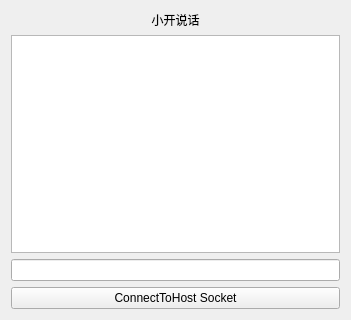
<?xml version="1.0" encoding="UTF-8"?>
<ui version="4.0">
 <class>SmartChaterWidget</class>
 <widget class="QWidget" name="SmartChaterWidget">
  <property name="geometry">
   <rect>
    <x>0</x>
    <y>0</y>
    <width>351</width>
    <height>320</height>
   </rect>
  </property>
  <property name="windowTitle">
   <string>SmartChaterWidget</string>
  </property>
  <layout class="QVBoxLayout" name="verticalLayout">
   <item>
    <widget class="QLabel" name="label">
     <property name="text">
      <string>小开说话</string>
     </property>
     <property name="alignment">
      <set>Qt::AlignCenter</set>
     </property>
    </widget>
   </item>
   <item>
    <widget class="QListWidget" name="listWidget"/>
   </item>
   <item>
    <widget class="QLineEdit" name="lineEdit"/>
   </item>
   <item>
    <widget class="QPushButton" name="pushButton">
     <property name="text">
      <string>ConnectToHost Socket</string>
     </property>
    </widget>
   </item>
  </layout>
 </widget>
 <resources/>
 <connections/>
</ui>
